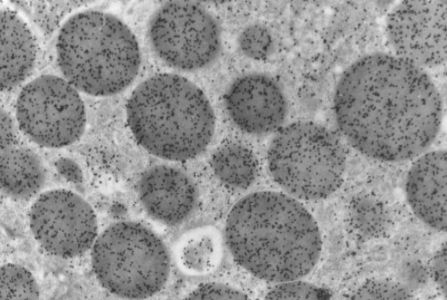
#> input picture Lab2/data/sample6.jpg, 447 x 300 px
$ python 'Фамилия.py'
#> lines starting #> are read from the running program, lines starting #| are printed output that depends on the picture; after the words box and inside, x2 and y2 are one past the last pixel; in counts of white or black regions, pixels touching at a corner belong together
#> in main, sample6 is the input picture: shape (300, 447); min 42, max 255, mean 145.7
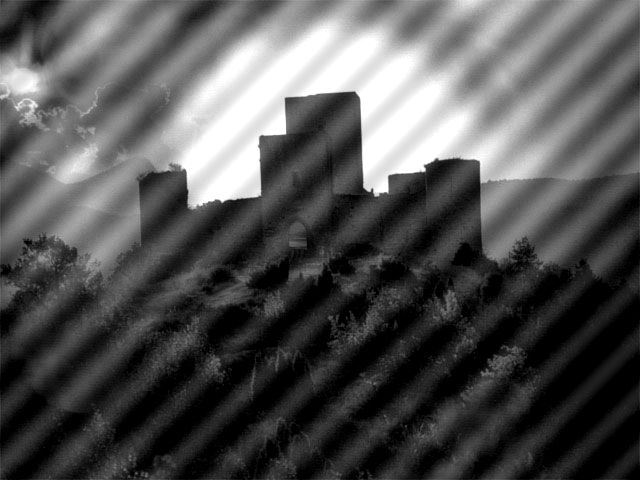
#> input picture Lab2/data/sample1.jpg, 640 x 480 px
#> in main, sample1 is the input picture: shape (480, 640); min 0, max 255, mean 82.7
"""Частотная и растровая фильтрация.

Имя файла — плейсхолдер. Замените SURNAME на свою фамилию и переименуйте
этот скрипт и PDF-отчёт так же.
"""

from pathlib import Path

import cv2
import numpy as np
from fpdf import FPDF
SURNAME = "Фамилия"

ROOT = Path(__file__).resolve().parent
DATA = ROOT / "data"
OUT = ROOT / "output"
FONT = "/usr/share/fonts/truetype/dejavu/DejaVuSans.ttf"
FONT_BOLD = "/usr/share/fonts/truetype/dejavu/DejaVuSans-Bold.ttf"


def to_uint8(image: np.ndarray) -> np.ndarray:
    low, high = np.percentile(image, (0.5, 99.5))
    if high - low < 1e-8:
        return np.zeros(image.shape, dtype=np.uint8)
    scaled = np.clip((image - low) / (high - low), 0.0, 1.0)
    return (scaled * 255.0).astype(np.uint8)


def gaussian_lowpass(image: np.ndarray, sigma: float) -> np.ndarray:
#> called with sigma = 16
    spectrum = np.fft.fftshift(np.fft.fft2(image.astype(np.float64)))
    height, width = image.shape
#> height = 300; width = 447
    yy, xx = np.ogrid[:height, :width]
#> yy = 300 values from 0 to 299
    radius2 = (yy - height // 2) ** 2 + (xx - width // 2) ** 2
    mask = np.exp(-radius2 / (2.0 * sigma ** 2))
    restored = np.fft.ifft2(np.fft.ifftshift(spectrum * mask)).real
    return restored


def spectrum_image(image: np.ndarray) -> np.ndarray:
    spectrum = np.fft.fftshift(np.fft.fft2(image.astype(np.float64)))
    return to_uint8(np.log1p(np.abs(spectrum)))


def notch_periodic(image: np.ndarray, notch_sigma: float = 3.2) -> tuple[np.ndarray, np.ndarray]:
    """Гасит полосу спектра вдоль самой яркой периодической помехи.

    Пик ищется в стороне от осей и от нулевой частоты. Помеха и её гармоники
    лежат на одной прямой через центр спектра, поэтому режекция идёт вдоль
    этой прямой.
    """
#> called with notch_sigma = 3.2
    spectrum = np.fft.fftshift(np.fft.fft2(image.astype(np.float64)))
    magnitude = np.log1p(np.abs(spectrum))
    height, width = image.shape
#> height = 480; width = 640
    yy, xx = np.mgrid[:height, :width]
    center_y, center_x = height // 2, width // 2
#> center_y = 240; center_x = 320
    radius = np.sqrt((yy - center_y) ** 2 + (xx - center_x) ** 2)
    search = magnitude.copy()
    search[radius < 8] = 0
#> search: shape (480, 640) float64; min 0, max 14.64, mean 7.34
    search[np.abs(xx - center_x) <= 2] = 0
#> search: shape (480, 640) float64; min 0, max 14.64, mean 7.27
    search[np.abs(yy - center_y) <= 2] = 0
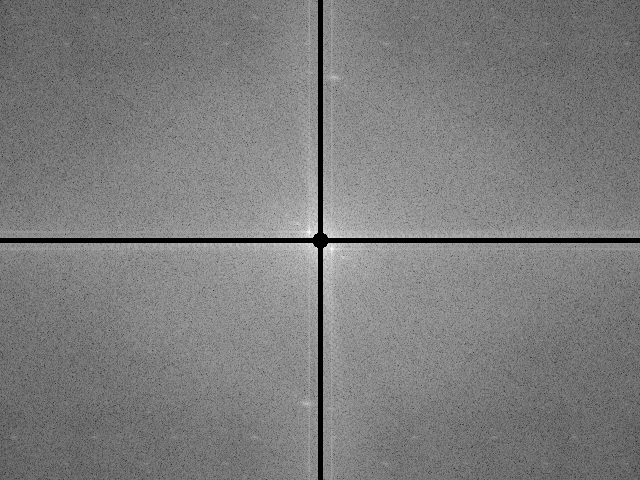
#> search: shape (480, 640) float64; min 0, max 14.64, mean 7.18; drawn with min black and max white
    peak_y, peak_x = np.unravel_index(int(np.argmax(search)), magnitude.shape)
#> peak_y = 232; peak_x = 309
    angle = np.arctan2(peak_y - center_y, peak_x - center_x)
#> angle = -2.51
    distance = np.abs((xx - center_x) * np.sin(angle) - (yy - center_y) * np.cos(angle))
    notch = 1.0 - np.exp(-(distance ** 2) / (2.0 * notch_sigma ** 2))
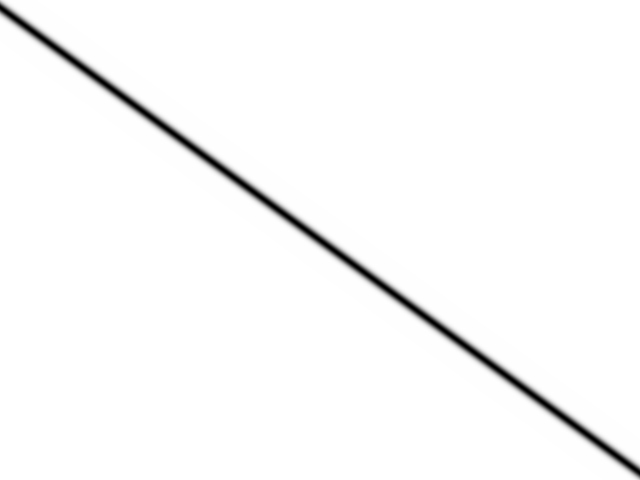
#> notch: shape (480, 640) float64; min 0, max 1, mean 0.979
    notch[radius < 6] = 1.0
#> notch: shape (480, 640) float64; 0.04% of pixels changed, all inside (x1, y1, x2, y2) = (315, 235, 326, 246)
    restored = np.fft.ifft2(np.fft.ifftshift(spectrum * notch)).real
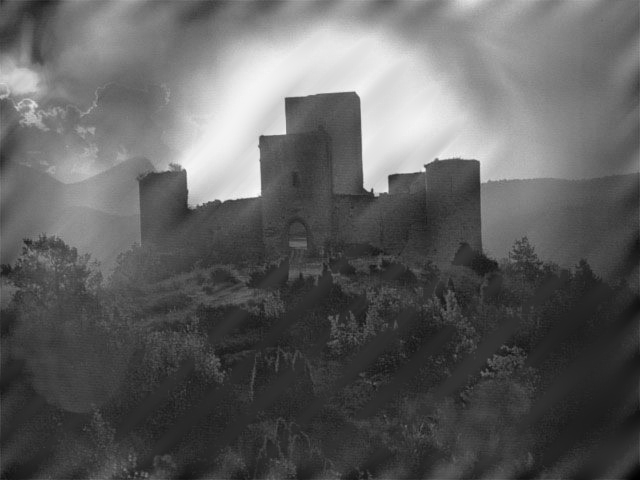
#> restored: shape (480, 640) float64; min -34.16, max 276.7, mean 82.7; drawn with min black and max white
    return restored, notch


class Report(FPDF):
    def __init__(self) -> None:
        super().__init__()
        self.add_font("DejaVu", "", FONT)
        self.add_font("DejaVu", "B", FONT_BOLD)
        self.set_auto_page_break(auto=True, margin=15)

    def heading(self, text: str) -> None:
        self.set_font("DejaVu", "B", 16)
        self.multi_cell(0, 8, text)
        self.ln(2)

    def paragraph(self, text: str) -> None:
        self.set_font("DejaVu", "", 11)
        self.multi_cell(0, 6, text)
        self.ln(2)

    def figure(self, path: Path, caption: str) -> None:
        if self.get_y() > 180:
            self.add_page()
        self.image(str(path), w=180)
        self.ln(1)
        self.set_font("DejaVu", "", 10)
        self.multi_cell(0, 5, caption)
        self.ln(3)


def save_jpg(path: Path, image: np.ndarray) -> None:
    cv2.imwrite(str(path), to_uint8(image), [cv2.IMWRITE_JPEG_QUALITY, 90])


def main() -> None:
    OUT.mkdir(parents=True, exist_ok=True)
    sample6 = cv2.imread(str(DATA / "sample6.jpg"), cv2.IMREAD_GRAYSCALE)
    sample1 = cv2.imread(str(DATA / "sample1.jpg"), cv2.IMREAD_GRAYSCALE)
    if sample6 is None or sample1 is None:
        raise SystemExit("не удалось прочитать изображения из data/")

    kernel = cv2.getStructuringElement(cv2.MORPH_ELLIPSE, (15, 15))
    raster = cv2.morphologyEx(sample6, cv2.MORPH_CLOSE, kernel)
    frequency = gaussian_lowpass(sample6, sigma=16.0)
    sequential = gaussian_lowpass(raster, sigma=16.0)

    periodic, notch = notch_periodic(sample1)
    before_spectrum = spectrum_image(sample1)
#> in to_uint8, `low, high = np.percentile(image, (0.5, 99.5))`: low = 4.35; high = 11.05
    after_spectrum = spectrum_image(periodic)

    save_jpg(OUT / "sample6_original.jpg", sample6)
#> in to_uint8 (call 3), `low, high = np.percentile(image, (0.5, 99.5))`: low = 68; high = 225
#> in to_uint8 (call 3), `scaled = np.clip((image - low) / (high - low), 0.0, 1.0)`:
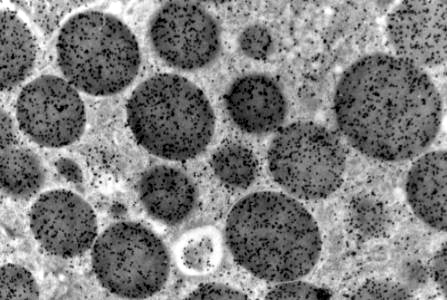
#> scaled: shape (300, 447) float64; min 0, max 1, mean 0.495
    save_jpg(OUT / "sample6_raster.jpg", raster)
    save_jpg(OUT / "sample6_frequency.jpg", frequency)
    save_jpg(OUT / "sample6_raster_then_frequency.jpg", sequential)
#> in to_uint8 (call 6), `low, high = np.percentile(image, (0.5, 99.5))`: low = 113.8; high = 219.3
#> in to_uint8 (call 6), `scaled = np.clip((image - low) / (high - low), 0.0, 1.0)`:
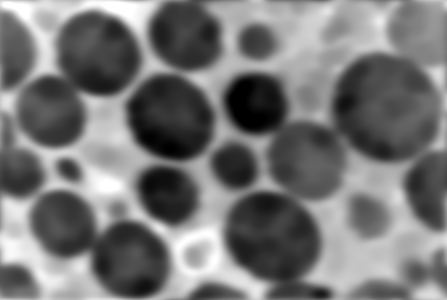
#> scaled: shape (300, 447) float64; min 0, max 1, mean 0.467
    save_jpg(OUT / "sample1_original.jpg", sample1)
    save_jpg(OUT / "sample1_notch.jpg", periodic)
#> in to_uint8 (call 8), `low, high = np.percentile(image, (0.5, 99.5))`: low = 1.55; high = 259.9
#> in to_uint8 (call 8), `scaled = np.clip((image - low) / (high - low), 0.0, 1.0)`:
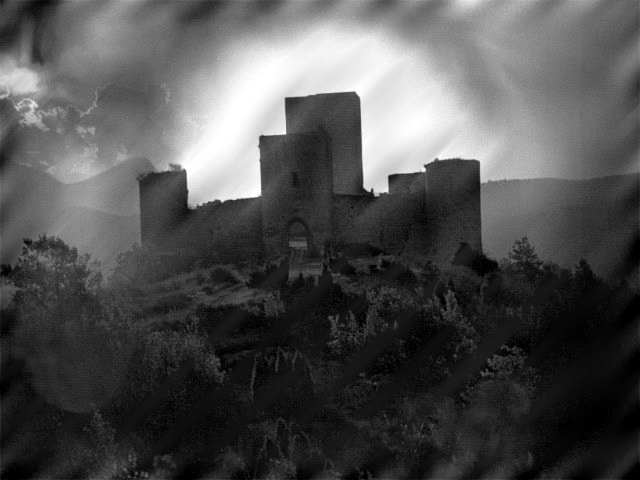
#> scaled: shape (480, 640) float64; min 0, max 1, mean 0.314
    save_jpg(OUT / "sample1_spectrum_before.jpg", before_spectrum)
    save_jpg(OUT / "sample1_spectrum_after.jpg", after_spectrum)
    np.save(OUT / "sample1_notch_mask.npy", notch)

    pdf_path = ROOT / f"{SURNAME}.pdf"
    pdf = Report()
    pdf.add_page()
    pdf.heading(f"Практика 2. Частотная фильтрация. {SURNAME}")
    pdf.paragraph(
        "На sample6.jpg мелкие тёмные точки убраны двумя способами. "
        "Растровая фильтрация — морфологическое закрытие эллипсом 15×15: "
        "оно заполняет тёмные точки, не размывая границы клеток. "
        "Частотная — гауссов фильтр низких частот через БПФ (sigma = 16 отсчётов спектра). "
        "Третий кадр — закрытие, затем тот же фильтр низких частот."
    )
    pdf.figure(OUT / "sample6_original.jpg", "sample6.jpg, исходное изображение.")
    pdf.figure(OUT / "sample6_raster.jpg", "Растровая фильтрация: морфологическое закрытие.")
    pdf.figure(OUT / "sample6_frequency.jpg", "Частотный фильтр низких частот.")
    pdf.figure(OUT / "sample6_raster_then_frequency.jpg", "Сначала закрытие, затем фильтр низких частот.")
    pdf.paragraph(
        "На sample1.jpg периодическая помеха — наклонные полосы "
        "(в тексте задания она названа горизонтальной). "
        "В спектре это яркий пик в стороне от осей и от нулевой частоты; "
        "гармоники лежат на той же прямой. "
        "Режекторный фильтр гасит эту прямую и оставляет окрестность нуля."
    )
    pdf.figure(OUT / "sample1_original.jpg", "sample1.jpg, исходное изображение.")
    pdf.figure(OUT / "sample1_notch.jpg", "После режекторного фильтра.")
    pdf.figure(OUT / "sample1_spectrum_before.jpg", "Логарифм модуля спектра до фильтрации.")
    pdf.figure(OUT / "sample1_spectrum_after.jpg", "Логарифм модуля спектра после фильтрации.")
    pdf.output(str(pdf_path))
    print(f"PDF: {pdf_path}")
    print(f"кадры: {OUT}")


if __name__ == "__main__":
#> (the run stopped early here; a loop or call above may not have finished)
